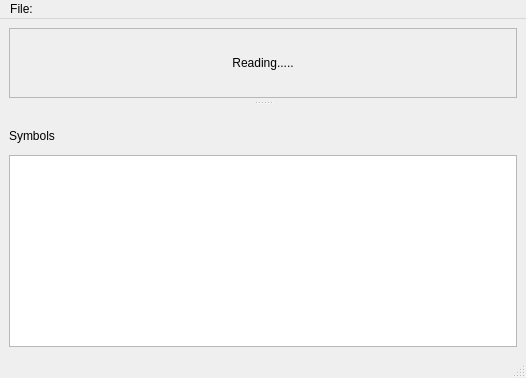
<?xml version="1.0" encoding="UTF-8"?>
<ui version="4.0">
 <class>MainWindow</class>
 <widget class="QMainWindow" name="MainWindow">
  <property name="geometry">
   <rect>
    <x>0</x>
    <y>0</y>
    <width>526</width>
    <height>378</height>
   </rect>
  </property>
  <property name="windowTitle">
   <string>QRCode Reader</string>
  </property>
  <widget class="QWidget" name="centralwidget">
   <layout class="QVBoxLayout" name="verticalLayout_3">
    <item>
     <widget class="QSplitter" name="splitter">
      <property name="orientation">
       <enum>Qt::Vertical</enum>
      </property>
      <property name="handleWidth">
       <number>10</number>
      </property>
      <property name="childrenCollapsible">
       <bool>false</bool>
      </property>
      <widget class="QScrollArea" name="scrollArea">
       <property name="widgetResizable">
        <bool>true</bool>
       </property>
       <widget class="QWidget" name="scrollAreaWidgetContents">
        <property name="geometry">
         <rect>
          <x>0</x>
          <y>0</y>
          <width>506</width>
          <height>69</height>
         </rect>
        </property>
        <layout class="QVBoxLayout" name="verticalLayout">
         <item>
          <widget class="QLabel" name="labelQRCodeImage">
           <property name="sizePolicy">
            <sizepolicy hsizetype="Expanding" vsizetype="Expanding">
             <horstretch>0</horstretch>
             <verstretch>0</verstretch>
            </sizepolicy>
           </property>
           <property name="text">
            <string>Reading.....</string>
           </property>
           <property name="alignment">
            <set>Qt::AlignCenter</set>
           </property>
           <property name="textInteractionFlags">
            <set>Qt::NoTextInteraction</set>
           </property>
          </widget>
         </item>
        </layout>
       </widget>
      </widget>
      <widget class="QWidget" name="layoutWidget">
       <layout class="QVBoxLayout" name="verticalLayout_2">
        <item>
         <spacer name="verticalSpacer">
          <property name="orientation">
           <enum>Qt::Vertical</enum>
          </property>
          <property name="sizeType">
           <enum>QSizePolicy::Fixed</enum>
          </property>
          <property name="sizeHint" stdset="0">
           <size>
            <width>20</width>
            <height>15</height>
           </size>
          </property>
         </spacer>
        </item>
        <item>
         <layout class="QHBoxLayout" name="horizontalLayout">
          <item>
           <widget class="QLabel" name="label">
            <property name="text">
             <string>Symbols</string>
            </property>
           </widget>
          </item>
          <item>
           <widget class="QLabel" name="labelSizeText">
            <property name="text">
             <string/>
            </property>
           </widget>
          </item>
          <item>
           <spacer name="horizontalSpacer">
            <property name="orientation">
             <enum>Qt::Horizontal</enum>
            </property>
            <property name="sizeHint" stdset="0">
             <size>
              <width>40</width>
              <height>20</height>
             </size>
            </property>
           </spacer>
          </item>
         </layout>
        </item>
        <item>
         <widget class="QPlainTextEdit" name="pTextEditQRCodeText">
          <property name="sizePolicy">
           <sizepolicy hsizetype="Preferred" vsizetype="Preferred">
            <horstretch>0</horstretch>
            <verstretch>0</verstretch>
           </sizepolicy>
          </property>
          <property name="readOnly">
           <bool>true</bool>
          </property>
         </widget>
        </item>
       </layout>
      </widget>
     </widget>
    </item>
   </layout>
  </widget>
  <widget class="QMenuBar" name="menubar">
   <property name="geometry">
    <rect>
     <x>0</x>
     <y>0</y>
     <width>526</width>
     <height>21</height>
    </rect>
   </property>
   <widget class="QMenu" name="menuFile">
    <property name="title">
     <string>File:</string>
    </property>
    <addaction name="actionOpen"/>
    <addaction name="separator"/>
    <addaction name="actionQuit"/>
   </widget>
   <addaction name="menuFile"/>
  </widget>
  <widget class="QStatusBar" name="statusbar"/>
  <action name="actionOpen">
   <property name="text">
    <string>Open...</string>
   </property>
   <property name="shortcut">
    <string>Ctrl+O</string>
   </property>
  </action>
  <action name="actionQuit">
   <property name="text">
    <string>Export...</string>
   </property>
   <property name="shortcut">
    <string>Ctrl+Q</string>
   </property>
  </action>
 </widget>
 <resources/>
 <connections/>
</ui>
